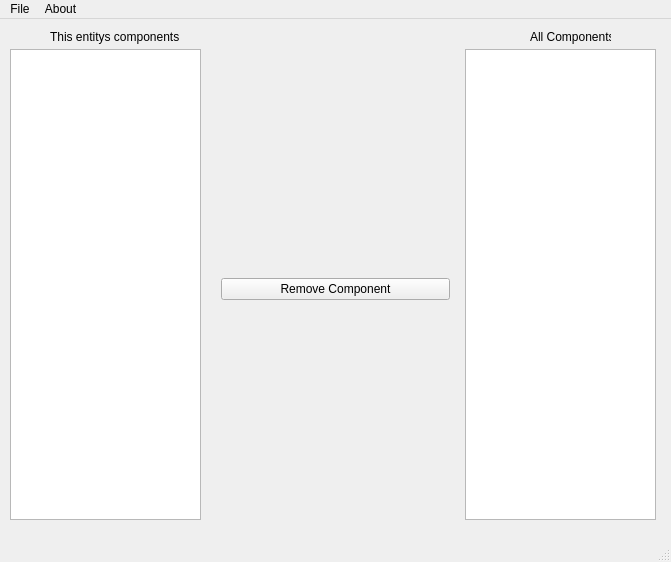
<?xml version="1.0" encoding="UTF-8"?>
<ui version="4.0">
 <class>EntityTK</class>
 <widget class="QMainWindow" name="EntityTK">
  <property name="geometry">
   <rect>
    <x>0</x>
    <y>0</y>
    <width>671</width>
    <height>562</height>
   </rect>
  </property>
  <property name="sizePolicy">
   <sizepolicy hsizetype="Fixed" vsizetype="Fixed">
    <horstretch>0</horstretch>
    <verstretch>0</verstretch>
   </sizepolicy>
  </property>
  <property name="minimumSize">
   <size>
    <width>671</width>
    <height>562</height>
   </size>
  </property>
  <property name="maximumSize">
   <size>
    <width>671</width>
    <height>562</height>
   </size>
  </property>
  <property name="windowTitle">
   <string>EntityTK</string>
  </property>
  <widget class="QWidget" name="centralWidget">
   <widget class="QListWidget" name="allComponents">
    <property name="geometry">
     <rect>
      <x>465</x>
      <y>30</y>
      <width>191</width>
      <height>471</height>
     </rect>
    </property>
   </widget>
   <widget class="QListWidget" name="entityComponentList">
    <property name="geometry">
     <rect>
      <x>10</x>
      <y>30</y>
      <width>191</width>
      <height>471</height>
     </rect>
    </property>
   </widget>
   <widget class="QLabel" name="label">
    <property name="geometry">
     <rect>
      <x>530</x>
      <y>10</y>
      <width>81</width>
      <height>16</height>
     </rect>
    </property>
    <property name="text">
     <string>All Components</string>
    </property>
   </widget>
   <widget class="QLabel" name="label_2">
    <property name="geometry">
     <rect>
      <x>50</x>
      <y>10</y>
      <width>141</width>
      <height>16</height>
     </rect>
    </property>
    <property name="text">
     <string>This entitys components</string>
    </property>
   </widget>
   <widget class="QWidget" name="gridLayoutWidget">
    <property name="geometry">
     <rect>
      <x>210</x>
      <y>30</y>
      <width>251</width>
      <height>481</height>
     </rect>
    </property>
    <layout class="QGridLayout" name="gridLayout">
     <item row="0" column="0">
      <widget class="QPushButton" name="pushButton">
       <property name="text">
        <string>Remove Component</string>
       </property>
      </widget>
     </item>
    </layout>
   </widget>
  </widget>
  <widget class="QMenuBar" name="menuBar">
   <property name="geometry">
    <rect>
     <x>0</x>
     <y>0</y>
     <width>671</width>
     <height>21</height>
    </rect>
   </property>
   <widget class="QMenu" name="menuFile">
    <property name="title">
     <string>File</string>
    </property>
    <addaction name="actionSave"/>
    <addaction name="actionNew"/>
    <addaction name="actionSave_As"/>
    <addaction name="actionLoad"/>
    <addaction name="separator"/>
    <addaction name="actionClose"/>
   </widget>
   <widget class="QMenu" name="menuAbout">
    <property name="title">
     <string>About</string>
    </property>
    <addaction name="actionHelp"/>
    <addaction name="actionAbout"/>
   </widget>
   <addaction name="menuFile"/>
   <addaction name="menuAbout"/>
  </widget>
  <widget class="QStatusBar" name="statusBar"/>
  <action name="actionSave">
   <property name="text">
    <string>Save</string>
   </property>
  </action>
  <action name="actionSave_As">
   <property name="text">
    <string>Save As</string>
   </property>
  </action>
  <action name="actionLoad">
   <property name="text">
    <string>Load</string>
   </property>
  </action>
  <action name="actionClose">
   <property name="text">
    <string>Close</string>
   </property>
  </action>
  <action name="actionHelp">
   <property name="text">
    <string>Help</string>
   </property>
  </action>
  <action name="actionAbout">
   <property name="text">
    <string>About</string>
   </property>
  </action>
  <action name="actionNew">
   <property name="text">
    <string>New</string>
   </property>
  </action>
 </widget>
 <layoutdefault spacing="6" margin="11"/>
 <resources/>
 <connections/>
</ui>
